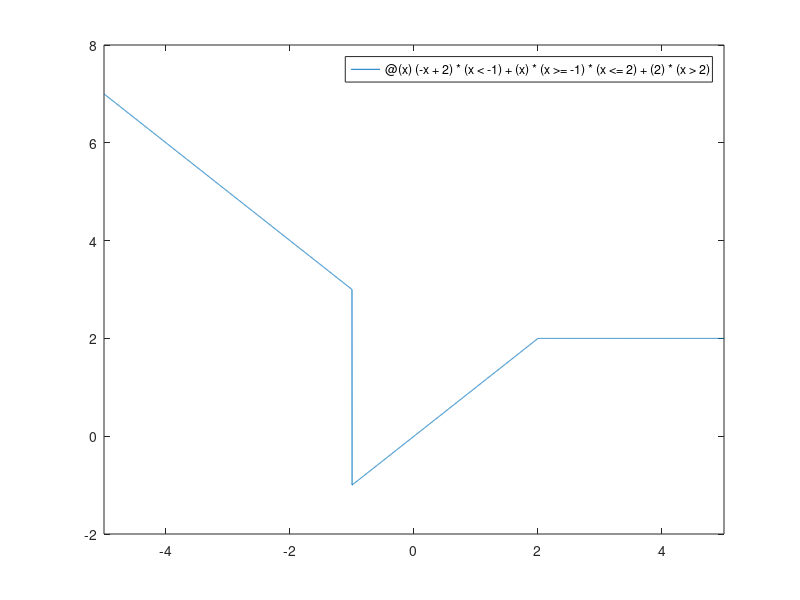

Recreate this plot in MATLAB.
% Octave Script
% Title         :Primera funcion de trozo
% Author        :Kevin Yoan Calderón García
% Description   :Script para graficar una funcion
% Date          :28/10/2021
% Version       :1
% Usage         :octave
%               :
%               :Requiere de octave

clear 
% Dominio de la funcion 
% Calcular f(-1), f(1), f(2)
f = @(x) (-x+2)*(x<-1)+(x)*(x>=-1)*(x<=2)+(2)*(x>2);
f(-1)
f(1)
f(2)
f(-1)
f(2)
fplot (@(x) (-x+2)*(x<-1)+(x)*(x>=-1)*(x<=2)+(2)*(x>2), [-5,5]) 
